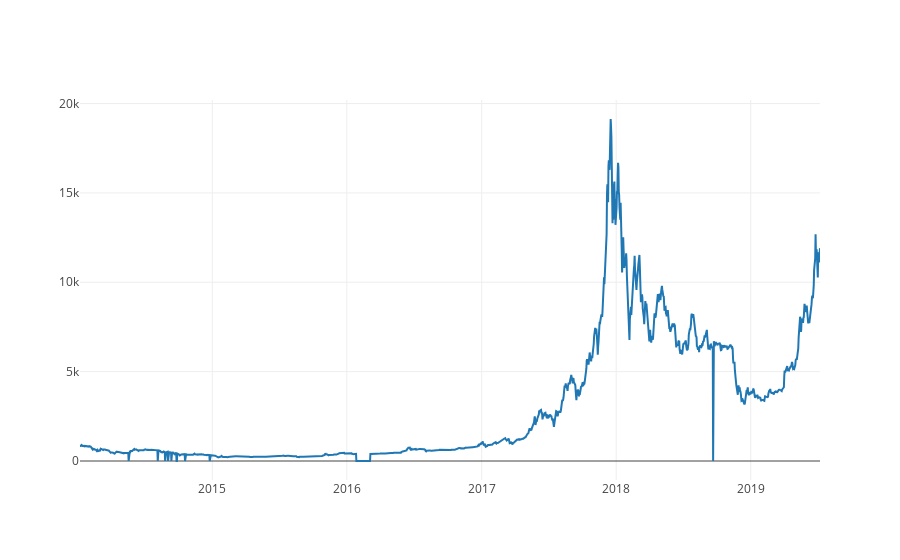

Notebook source saved alongside this figure:
### Code cell
# Chart the BTC pricing data
btc_trace = go.Scatter(x=btc_usd_price_kraken.index, y=btc_usd_price_kraken['Weighted Price'])
py.iplot([btc_trace])

### Figure 1 — Plotly figure (JSON) as saved in the notebook; plotly's stock layout.template omitted (floating-point values rounded to 4 significant figures; data arrays with more than 128 entries replaced by an {"elided": "..."} marker saying what was removed)
{"data": [{"type": "scatter", "uid": "e6ba668a-3dd9-44bf-8499-aad5ff2a13b5", "x": {"elided": "2009 str values"}, "y": {"elided": "2009 float values"}}], "layout": {}}
